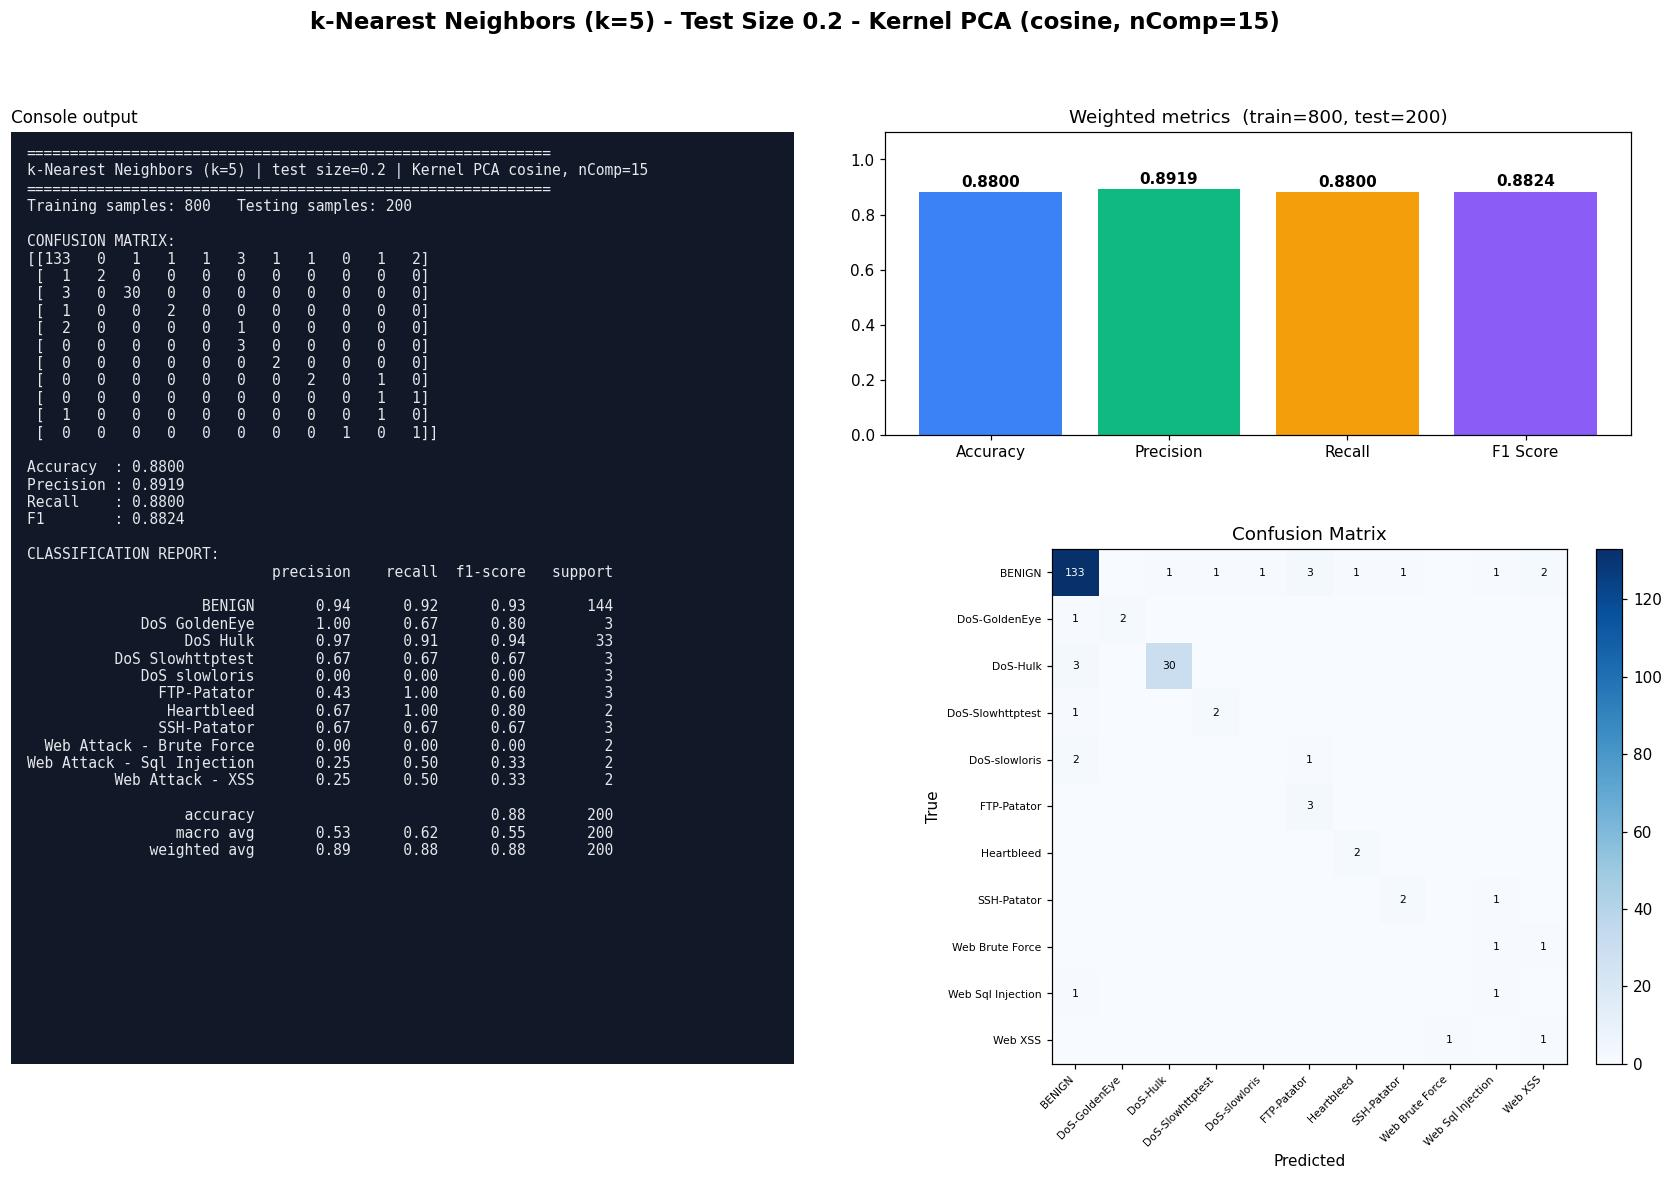

Recreate this plot in Python.
#!/usr/bin/env python3
"""k-Nearest Neighbors (k=5) | Test size 0.2 | Kernel PCA kernel=cosine, n_components=15
CIC-IDS2017 (Tue+Wed+Thu-morning) 1000-row stratified sample.
Run in any IDE (Spyder / VS Code / PyCharm / Jupyter): open the file and press Run, no arguments needed.
Saves next to this file: 'Test0.2_nComp15_KNN.jpg' - one image with the console output (confusion matrix, metrics, classification report) plus charts."""
import json, os
import numpy as np
import matplotlib.pyplot as plt
from sklearn.decomposition import KernelPCA
from sklearn.neighbors import KNeighborsClassifier
from sklearn.metrics import (accuracy_score, classification_report, confusion_matrix,
                             f1_score, precision_score, recall_score)
from sklearn.model_selection import train_test_split
from sklearn.preprocessing import StandardScaler

TEST_SIZE, KERNEL, N_COMP, ALG, ALG_NAME = 0.2, "cosine", 15, "KNN", "k-Nearest Neighbors (k=5)"
try:
    HERE = os.path.dirname(os.path.abspath(__file__))
except NameError:                      # Jupyter / interactive console
    HERE = os.getcwd()
def _find_root():                      # folder that contains data/sample.npz (works from any working directory)
    for p in (HERE, os.path.join(HERE, ".."), os.path.join(HERE, "..", ".."), os.getcwd()):
        if os.path.exists(os.path.join(p, "data", "sample.npz")):
            return os.path.abspath(p)
    raise FileNotFoundError("data/sample.npz not found - run prepare_data.py or keep the repo folder structure")
ROOT = _find_root()
tag = f"Test{TEST_SIZE}_nComp{N_COMP}_{ALG}"

# 1. LOAD cached, cleaned sample (see prepare_data.py)
d = np.load(os.path.join(ROOT, "data", "sample.npz"), allow_pickle=True)
X, y, class_names = d["X"], d["y"], [str(c).replace("�", "-") for c in d["classes"]]

# 2. SPLIT
X_train, X_test, y_train, y_test = train_test_split(
    X, y, test_size=TEST_SIZE, random_state=42, stratify=y)

# 3. SCALE (fit on train only)
scaler = StandardScaler()
X_train = scaler.fit_transform(X_train); X_test = scaler.transform(X_test)

# 4. DIMENSIONALITY REDUCTION: Kernel PCA (fit on train only; gamma = sklearn default 1/n_features)
kpca = KernelPCA(n_components=N_COMP, kernel=KERNEL, random_state=0)
X_train = kpca.fit_transform(X_train); X_test = kpca.transform(X_test)

# 5. CLASSIFIER
classifier = KNeighborsClassifier(n_neighbors=5)
classifier.fit(X_train, y_train)
y_pred = classifier.predict(X_test)

# 6. METRICS
labels = np.arange(len(class_names))
cm = confusion_matrix(y_test, y_pred, labels=labels)
res = dict(test_size=TEST_SIZE, kernel=KERNEL, n_components=N_COMP, algorithm=ALG, model=ALG_NAME,
           n_train=int(len(y_train)), n_test=int(len(y_test)),
           accuracy=accuracy_score(y_test, y_pred),
           precision=precision_score(y_test, y_pred, average="weighted", zero_division=0),
           recall=recall_score(y_test, y_pred, average="weighted", zero_division=0),
           f1=f1_score(y_test, y_pred, average="weighted", zero_division=0))
report = classification_report(y_test, y_pred, labels=labels, target_names=class_names, zero_division=0)
lines = ["=" * 60, f"{ALG_NAME} | test size={TEST_SIZE} | Kernel PCA {KERNEL}, nComp={N_COMP}", "=" * 60,
         f"Training samples: {len(y_train)}   Testing samples: {len(y_test)}", "", "CONFUSION MATRIX:", np.array2string(cm), ""]
for k in ("accuracy", "precision", "recall", "f1"): lines.append(f"{k.capitalize():10s}: {res[k]:.4f}")
lines += ["", "CLASSIFICATION REPORT:", report]
console_output = "\n".join(lines); print(console_output)

# 7. VISUAL OUTPUT: console output + charts in ONE image (real results only)
short = [c.replace("Web Attack - ", "Web ").replace("DoS ", "DoS-") for c in class_names]
fig = plt.figure(figsize=(19, 11), dpi=110)
gs = fig.add_gridspec(2, 2, width_ratios=[1.05, 1], height_ratios=[1, 1.7], hspace=0.28, wspace=0.12)
fig.suptitle(f"{ALG_NAME} - Test Size {TEST_SIZE} - Kernel PCA ({KERNEL}, nComp={N_COMP})", fontsize=15, fontweight="bold")
axt = fig.add_subplot(gs[:, 0]); axt.set_facecolor("#111827"); axt.set_xticks([]); axt.set_yticks([])
for sp in axt.spines.values(): sp.set_visible(False)
axt.text(0.02, 0.985, console_output, family="monospace", fontsize=9.6, color="#e5e7eb", va="top", ha="left", transform=axt.transAxes)
axt.set_title("Console output", loc="left", fontsize=11)
ax0 = fig.add_subplot(gs[0, 1]); ax1 = fig.add_subplot(gs[1, 1])
names = ["Accuracy", "Precision", "Recall", "F1 Score"]; vals = [res["accuracy"], res["precision"], res["recall"], res["f1"]]
bars = ax0.bar(names, vals, color=["#3b82f6", "#10b981", "#f59e0b", "#8b5cf6"])
ax0.set_ylim(0, 1.1); ax0.set_title(f"Weighted metrics  (train={res['n_train']}, test={res['n_test']})")
for b in bars: ax0.text(b.get_x() + b.get_width() / 2, b.get_height() + .02, f"{b.get_height():.4f}", ha="center", fontweight="bold")
im = ax1.imshow(cm, cmap="Blues"); fig.colorbar(im, ax=ax1, fraction=.046, pad=.04)
ax1.set_xticks(labels); ax1.set_yticks(labels); ax1.set_xticklabels(short, rotation=45, ha="right", fontsize=7); ax1.set_yticklabels(short, fontsize=7)
ax1.set_xlabel("Predicted"); ax1.set_ylabel("True"); ax1.set_title("Confusion Matrix")
for a in labels:
    for b_ in labels:
        if cm[a, b_]: ax1.text(b_, a, cm[a, b_], ha="center", va="center", fontsize=7, color="white" if cm[a, b_] > cm.max() / 2 else "black")
plt.savefig(os.path.join(HERE, tag + ".jpg"), format="jpg", bbox_inches="tight")
if os.environ.get("ACN_NO_SHOW") != "1": plt.show()   # IDEs display the image; run_all.py disables this
plt.close()

os.makedirs(os.path.join(ROOT, "results", "json"), exist_ok=True)
with open(os.path.join(ROOT, "results", "json", tag + ".json"), "w") as f: json.dump(res, f)
